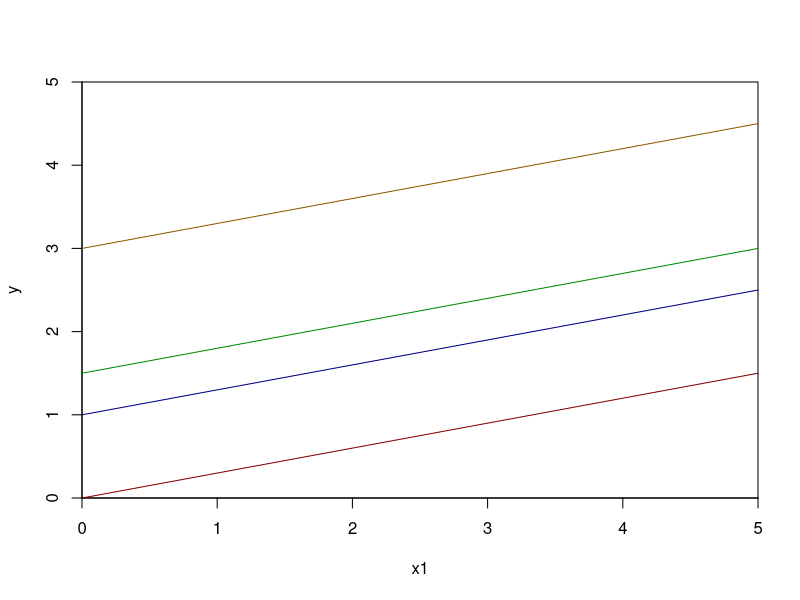
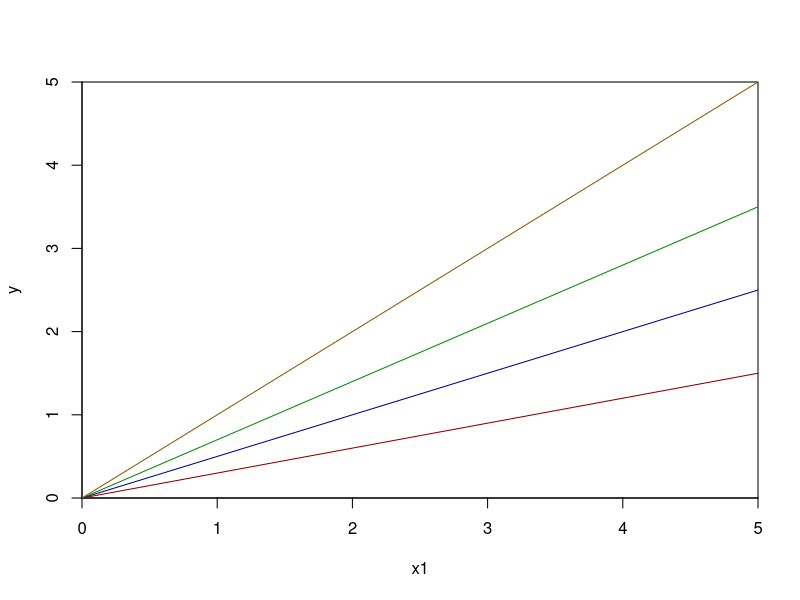
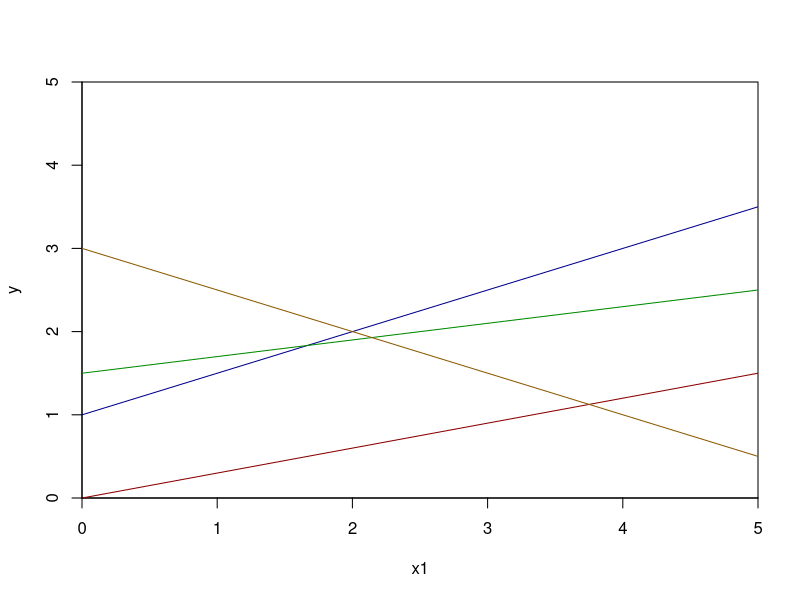

Source code (R) for these figures, in order:
## ---- chunk 1
# R options
options(
  htmltools.dir.version = FALSE, # for blogdown
  show.signif.stars = FALSE,     # for regression output
  warm = 1
  )
# Set dpi and height for images
library(knitr)
knitr::opts_chunk$set(fig.height = 2.65, dpi = 300,fig.align='center',fig.show='hold',size='footnotesize', small.mar=TRUE) 
# For nonsese...
htmltools::tagList(rmarkdown::html_dependency_font_awesome())
## ---- chunk 2
#library(tidyverse)
#library(rvest)
## ---- chunk 3
plot(x=0,y=0,type="n",ylim=c(0,5),xlim=c(0,5),xaxs="i",yaxs="i",xlab="x1",ylab="y")
abline(a=0,b=0.3,col="red4")
abline(a=1,b=0.3,col="blue4")
abline(a=1.5,b=0.3,col="green4")
abline(a=3,b=0.3,col="orange4")
## ---- chunk 4
plot(x=0,y=0,type="n",ylim=c(0,5),xlim=c(0,5),xaxs="i",yaxs="i",xlab="x1",ylab="y")
abline(a=0,b=0.3,col="red4")
abline(a=0,b=0.5,col="blue4")
abline(a=0,b=0.7,col="green4")
abline(a=0,b=1,col="orange4")
## ---- chunk 5
plot(x=0,y=0,type="n",ylim=c(0,5),xlim=c(0,5),xaxs="i",yaxs="i",xlab="x1",ylab="y")
abline(a=0,b=0.3,col="red4")
abline(a=1,b=0.5,col="blue4")
abline(a=1.5,b=0.2,col="green4")
abline(a=3,b=-0.5,col="orange4")
